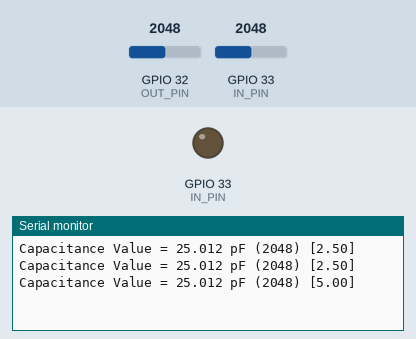
This sketch was run on a simulated ESP32. Parts: output pins drawn as LEDs (lit = HIGH), the last lines printed to the serial monitor. The test bench sets the inputs (shaded band); at power-on: GPIO 33 (IN_PIN) = 2048, GPIO 32 (OUT_PIN) = 2048. Pins used as bus, display or sensor lines are not drawn.

Above: at 1.3 s.
1.4 s: GPIO 33 (IN_PIN) set to 3932
At 1.9 s:
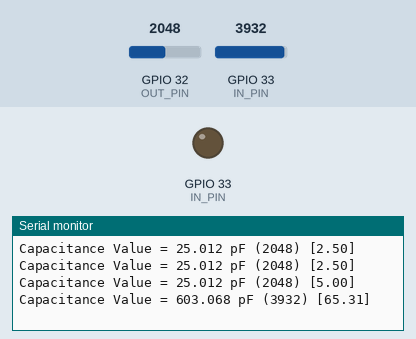
2.9 s: GPIO 33 (IN_PIN) set to 4025
At 3.4 s:
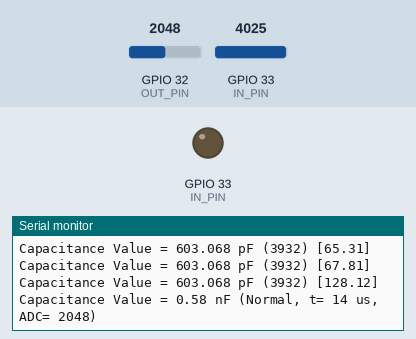
Timing chart, 0 to 5.9 s (numbered marks = the images above; inputs shaded):
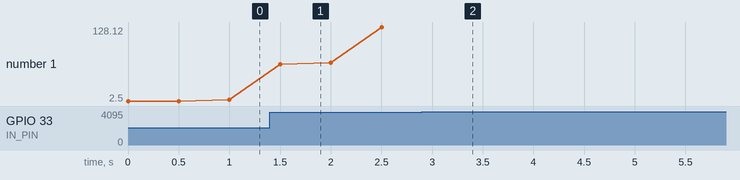

Measured:
- the behaviour switches between 3995 and 3996 on GPIO 33 (IN_PIN) (found by bisection; images 1 and 2)
- after the input at 1.4 s, the serial monitor: prints a new line after 0.10 s (image 1)
- after the input at 2.9 s, the serial monitor: prints a new line after 0.10 s (image 2)
- plotted number 1: 5 → 128.12 after the input at 1.4 s

The sketch:

BP_CAP_METER_ESP32.ino
```cpp
// Source: https://wordpress.codewrite.co.uk/pic/2014/01/25/capacitance-meter-mk-ii/
// Measures from 1pF to over 1000uF – with no external components!
// When testing electrolytics make sure that you connect the +ve end to A2 and the negative end to A0.
const int OUT_PIN = 32;
const int IN_PIN = 33;

//Capacitance between IN_PIN and Ground
//Stray capacitance value will vary from board to board.
//Calibrate this value using known capacitor.
const float IN_STRAY_CAP_TO_GND = 25.00;
const float IN_CAP_TO_GND  = IN_STRAY_CAP_TO_GND;
//Pullup resistance will vary depending on board.
//Calibrate this with known capacitor.
const float R_PULLUP = 34.8;  //in k ohms
const int MAX_ADC_VALUE = 4095;


void capMeterInit()
{
    pinMode(OUT_PIN, OUTPUT);
    //digitalWrite(OUT_PIN, LOW);  //This is the default state for outputs
    pinMode(IN_PIN, OUTPUT);
    //digitalWrite(IN_PIN, LOW);
}

float capMeterGetValue()
{
    //Capacitor under test between OUT_PIN and IN_PIN
    //Rising high edge on OUT_PIN
    pinMode(IN_PIN, INPUT);
    digitalWrite(OUT_PIN, HIGH);
    int val = analogRead(IN_PIN);
    digitalWrite(OUT_PIN, LOW);

    if (val < (int)(MAX_ADC_VALUE*0.976)) // 97,6 % = 0.976
    {
        //Low value capacitor
        //Clear everything for next measurement
        pinMode(IN_PIN, OUTPUT);

        //Calculate and print result

        float capacitance = (float)val * IN_CAP_TO_GND / (float)(MAX_ADC_VALUE - val);


        #define CapMemSize 10
        static float capMem[CapMemSize] = {0.0};

        float capAvg = capacitance;
        for(int i = 0; i < CapMemSize-1; i++){
            capAvg += capMem[i];
            capMem[i] = capMem[i+1];
        }
        capMem[CapMemSize-1] = capacitance;
        capAvg /= CapMemSize;


        Serial.print(F("Capacitance Value = "));
        Serial.print(capacitance, 3);
        Serial.print(F(" pF ("));
        Serial.print(val);
        Serial.print(F(") ["));
        Serial.print(capAvg);
        Serial.println(F("] "));

        return capAvg;
    }
    return -1.0;
}

void setup()
{
  capMeterInit();

  Serial.begin(9600);
}


void loop()
{
    float value = capMeterGetValue();
    if (value != -1.0)
    {

    }
    else
    {
      //Big capacitor - so use RC charging method

      //discharge the capacitor (from low capacitance test)
      pinMode(IN_PIN, OUTPUT);
      delay(1);

      //Start charging the capacitor with the internal pullup
      pinMode(OUT_PIN, INPUT_PULLUP);
      unsigned long u1 = micros();
      unsigned long t;
      int digVal;

      //Charge to a fairly arbitrary level mid way between 0 and 5V
      //Best not to use analogRead() here because it's not really quick enough
      do
      {
        digVal = digitalRead(OUT_PIN);
        unsigned long u2 = micros();
        t = u2 > u1 ? u2 - u1 : u1 - u2;
      } while ((digVal < 1) && (t < 400000L));

      pinMode(OUT_PIN, INPUT);  //Stop charging
      //Now we can read the level the capacitor has charged up to
      int val = analogRead(OUT_PIN);

      //Discharge capacitor for next measurement
      digitalWrite(IN_PIN, HIGH);
      int dischargeTime = (int)(t / 1000L) * 5;
      delay(dischargeTime);    //discharge slowly to start with
      pinMode(OUT_PIN, OUTPUT);  //discharge remainder quickly
      digitalWrite(OUT_PIN, LOW);
      digitalWrite(IN_PIN, LOW);

      //Calculate and print result
      float capacitance = -(float)t / R_PULLUP
                              / log(1.0 - (float)val / (float)MAX_ADC_VALUE);

      Serial.print(F("Capacitance Value = "));
      if (capacitance > 1000.0)
      {
        Serial.print(capacitance / 1000.0, 2);
        Serial.print(F(" uF"));
      }
      else
      {
        Serial.print(capacitance, 2);
        Serial.print(F(" nF"));
      }

      Serial.print(F(" ("));
      Serial.print(digVal == 1 ? F("Normal") : F("HighVal"));
      Serial.print(F(", t= "));
      Serial.print(t);
      Serial.print(F(" us, ADC= "));
      Serial.print(val);
      Serial.println(F(")"));
    }
    delay(500);
    //while (millis() % 1000 != 0)
    //  ;
}
```
